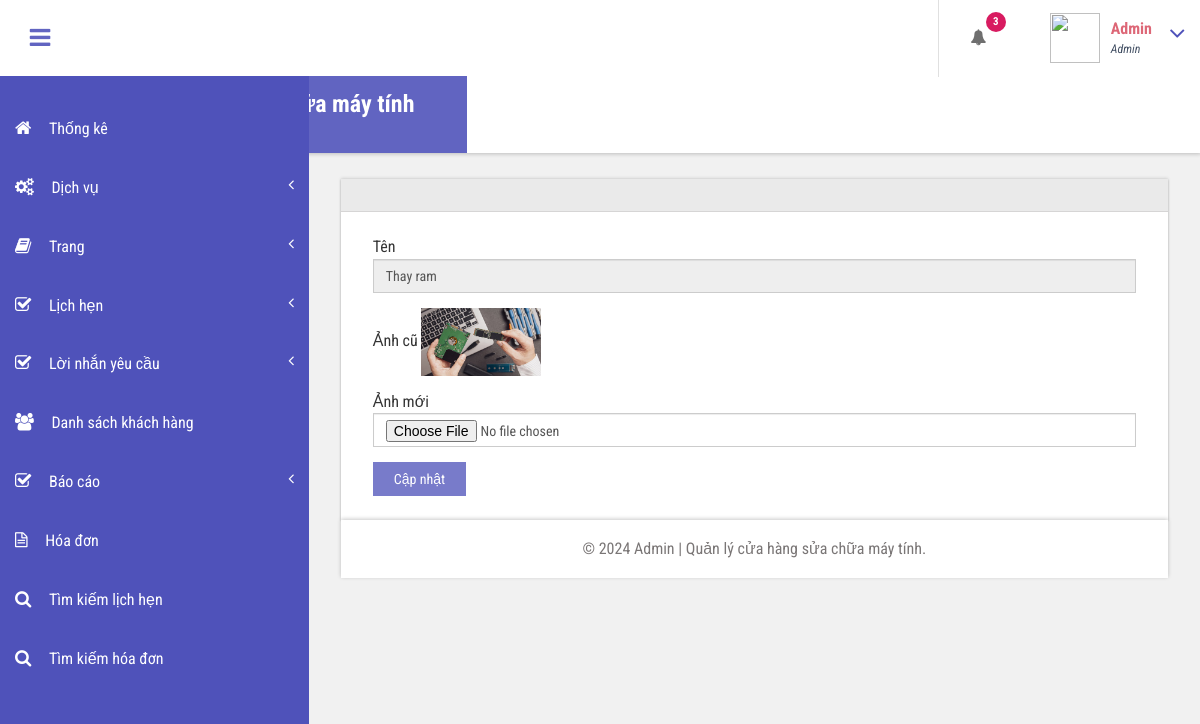
The app's page /store/admin/update-image.php?lid=1 (signed in) with its own data.
### tables this page shows
CREATE TABLE `tblservices` (
  `ID` int(10) NOT NULL,
  `ServiceName` nvarchar(200) DEFAULT NULL,
  `ServiceDescription` nvarchar(100) DEFAULT NULL,
  `Cost` int(10) DEFAULT NULL,
  `Image` varchar(200) DEFAULT NULL,
  `CreationDate` timestamp NULL DEFAULT current_timestamp()
);

### store/admin/update-image.php (the view, shortened to what this page needs)
<?php
include('includes/dbconnection.php');
if (strlen($_SESSION['bpmsaid']==0)) {
  header('location:logout.php');
  } else{
  ?>
<!DOCTYPE HTML>
<html>
<head>
<link href="css/bootstrap.css" rel='stylesheet' type='text/css' />
<link href="css/style.css" rel='stylesheet' type='text/css' />
<link href="css/font-awesome.css" rel="stylesheet">
<link href="css/animate.css" rel="stylesheet" type="text/css" media="all">
<link href="css/custom.css" rel="stylesheet">
</head>
<body class="cbp-spmenu-push">
	<div class="main-content">
		 <?php include_once('includes/sidebar.php');?>
	 <?php include_once('includes/header.php');?>
		<div id="page-wrapper">
			<div class="main-page">
				<div class="forms">
					<h3 class="title1">Cập nhật dịch vụ</h3>
					<div class="form-grids row widget-shadow" data-example-id="basic-forms">
						<div class="form-title">
						</div>
						<div class="form-body">
							<form method="post" enctype="multipart/form-data">
  <?php
 $cid=$_GET['lid'];
$ret=mysqli_query($con,"select * from  tblservices where ID='$cid'");
while ($row=mysqli_fetch_array($ret)) {
?>
							 <div class="form-group"> <label for="exampleInputEmail1">Tên</label> <input type="text" class="form-control" id="sername" name="sername" placeholder="Service Name" value="<?php  echo $row['ServiceName'];?>" readonly="true"> </div>
							 <div class="form-group"> <label for="exampleInputPassword1">Ảnh cũ</label>  <img src="images/<?php echo $row['Image']?>" width="120">
               </div>
               <div class="form-group"> <label for="exampleInputEmail1">Ảnh mới</label> <input type="file" class="form-control" id="image" name="image" value="" required="true"> </div>
							 <?php } ?>
							  <button type="submit" name="submit" class="btn btn-default">Cập nhật</button> </form>
						</div>
					</div>
			</div>
		</div>
		 <?php include_once('includes/footer.php');?>
	</div>
</body>
</html>
<?php } ?>

### store/admin/includes/header.php (shortened to what this page needs)
<div class="sticky-header header-section ">
      <div class="header-left">
        <button id="showLeftPush"><i class="fa fa-bars"></i></button>
        <div class="logo">
          <a href="index.html">
            <h1>Quản lý cửa hàng sửa chữa máy tính</h1>
            <span>Admin</span>
          </a>
        </div>
      </div>
      <div class="header-right">
        <div class="profile_details_left">
          <ul class="nofitications-dropdown">
            <?php
$ret1=mysqli_query($con,"select tbluser.FirstName,tbluser.LastName,tblbook.ID as bid,tblbook.AptNumber from tblbook join tbluser on tbluser.ID=tblbook.UserID where tblbook.Status is null");
$num=mysqli_num_rows($ret1);
?>
            <li class="dropdown head-dpdn">
              <a href="#" class="dropdown-toggle" data-toggle="dropdown" aria-expanded="false"><i class="fa fa-bell"></i><span class="badge blue"><?php echo $num;?></span></a>
            </li>
          </ul>
          <div class="clearfix"> </div>
        </div>
        <div class="profile_details">
        <?php
$adid=$_SESSION['bpmsaid'];
$ret=mysqli_query($con,"select AdminName from tbladmin where ID='$adid'");
$row=mysqli_fetch_array($ret);
$name=$row['AdminName'];
?>
          <ul>
            <li class="dropdown profile_details_drop">
              <a href="#" class="dropdown-toggle" data-toggle="dropdown" aria-expanded="false">
                <div class="profile_img">
                  <span class="prfil-img"><img src="/admin/images/admin.png alt="" width="50" height="50"> </span>
                  <div class="user-name">
                    <p><?php echo $name; ?></p>
                    <span>Admin</span>
                  </div>
                  <i class="fa fa-angle-down lnr"></i>
                  <div class="clearfix"></div>
                </div>
              </a>
            </li>
          </ul>
        </div>
      </div>
      <div class="clearfix"> </div>
    </div>

### store/admin/css/style.css (style rules this page uses)
h4, h5, h6, h1, h2, h3 { margin: 0; }
ul, ol { margin: 0; }
p { margin: 0; }
html, body { font-family: 'Roboto Condensed', sans-serif; font-size: 100%; overflow-x: hidden; background: #fff; }
body a { transition: 0.5s all ease; -webkit-transition: 0.5s all ease; -moz-transition: 0.5s all ease; -o-transition: 0.5s all ease; -ms-transition: 0.5s all ease; text-decoration:none; }
h1,h2,h3,h4,h5,h6 { margin:0; }
p { margin:0; }
ul,label { margin:0; padding:0; }
.main-content { position: relative; }
.sticky-header { position: fixed; top: 0; left:0px; width: 100%; z-index: 100; }
.header-section { background:#FFF; box-shadow: 1px 1px 4px rgba(0, 0, 0, 0.21); -webkit-box-shadow: 1px 1px 4px rgba(0, 0, 0, 0.21); -moz-box-shadow: 1px 1px 4px rgba(0, 0, 0, 0.21); -o-box-shadow: 1px 1px 4px rgba(0, 0, 0, 0.21); }
.header-section::after { clear: both; display: block; content: ''; }
.header-left { float: left; width: 45%; }
.header-right { float: right; }
button#showLeftPush { font-size: 1.5em; width: 80px; padding: 0.87em 0; text-align: center; cursor: pointer; float: left; color: #6F6F6F; -moz-transition: all 0.2s ease-out 0s; -webkit-transition: all 0.2s ease-out 0s; transition: all 0.2s ease-out 0s; border: none; background-color: #fff; outline:none; }
.cbp-spmenu-push { overflow-x: hidden; position: relative; }
.cbp-spmenu, .cbp-spmenu-push { -webkit-transition: all 0.3s ease; -moz-transition: all 0.3s ease; transition: all 0.3s ease; }
.cbp-spmenu-push div#page-wrapper { margin: 0 0 0 19.3em; transition:.5s all; -webkit-transition:.5s all; -moz-transition:.5s all; }
.fa { display: inline-block; font-family: FontAwesome; font-style: normal; font-weight: normal; line-height: 1; -webkit-font-smoothing: antialiased; -moz-osx-font-smoothing: grayscale; }
.logo { background: #6164C1; text-align: center; float: left; }
.logo a { padding: 0.9em 3.3em .7em; display: block; text-decoration: none; }
.logo a h1 { color: #fff; font-size: 1.5em; line-height: 1.2em; font-weight: 700; }
.logo a span { color: #F8F8F8; font-size: .7em; text-align: center; letter-spacing: 7px; }
.profile_details_left { float: left; }
li.dropdown.head-dpdn { display: inline-block; padding: 1.7em 0; border-left: 1px solid #E0E0E0; float: left; }
li.dropdown.head-dpdn a.dropdown-toggle { padding: 1.7em 2em; }
i.fa.fa-bell { color:#6F6F6F; }
.header-right span.badge { font-size: 11px; font-weight: bold; color: #FFF; background: #8BC34A; line-height: 15px; width: 20px; height: 20px; border-radius: 2em; -webkit-border-radius: 2em; -moz-border-radius: 2em; -o-border-radius: 2em; text-align: center; display: inline-block; position: absolute; top: 16%; padding: 2px 0 0; }
.header-right span.blue { background-color:#D81B60; }
.profile_details { float: right; }
.profile_details_drop a.dropdown-toggle { display:block; padding: 0.8em 3em 0 2em; }
.profile_img span.prfil-img { float:left; }
.user-name { float:left; margin-top:8px; margin-left:11px; height:35px; }
.profile_details ul li { list-style-type:none; position:relative; }
.profile_details li a i.fa.lnr { position: absolute; top: 34%; right: 8%; color: #4F52BA; font-size: 1.6em; }
.user-name p { font-size:1em; color:#DD6777; line-height:1em; font-weight:700; }
.user-name span { font-size: .75em; font-style: italic; color: #424f63; font-weight: normal; margin-top: .3em; }
.charts,.row { margin: 2em 0 0; }
.widget-shadow { background-color: #fff; box-shadow: 0 -1px 3px rgba(0,0,0,.12),0 1px 2px rgba(0,0,0,.24); -webkit-box-shadow: 0 -1px 3px rgba(0,0,0,.12),0 1px 2px rgba(0,0,0,.24); -moz-box-shadow: 0 -1px 3px rgba(0,0,0,.12),0 1px 2px rgba(0,0,0,.24); }
h3.title1 { font-size: 2em; color: #e94e02; margin-bottom: 0.8em; }
.forms h3.title1 { margin-bottom:0; }
.form-title { padding: 1em 2em; background-color: #EAEAEA; border-bottom: 1px solid #D6D5D5; }
.form-body { padding: 1.5em 2em; }
.forms label { font-weight: 400; }
.form-control { border-radius: inherit; }
.forms button.btn.btn-default { background-color: rgba(97, 100, 193, 0.85); color: #fff; padding: .5em 1.5em; border: none; outline:none; border-radius: inherit; }

### store/admin/css/custom.css (style rules this page uses)
#page-wrapper { padding:7em 2em 2.5em; background-color: #F1F1F1; }

### records on screen
tblservices: sername "Thay ram", Image (picture)

### other values on screen
$num "3"
$name "Admin"
